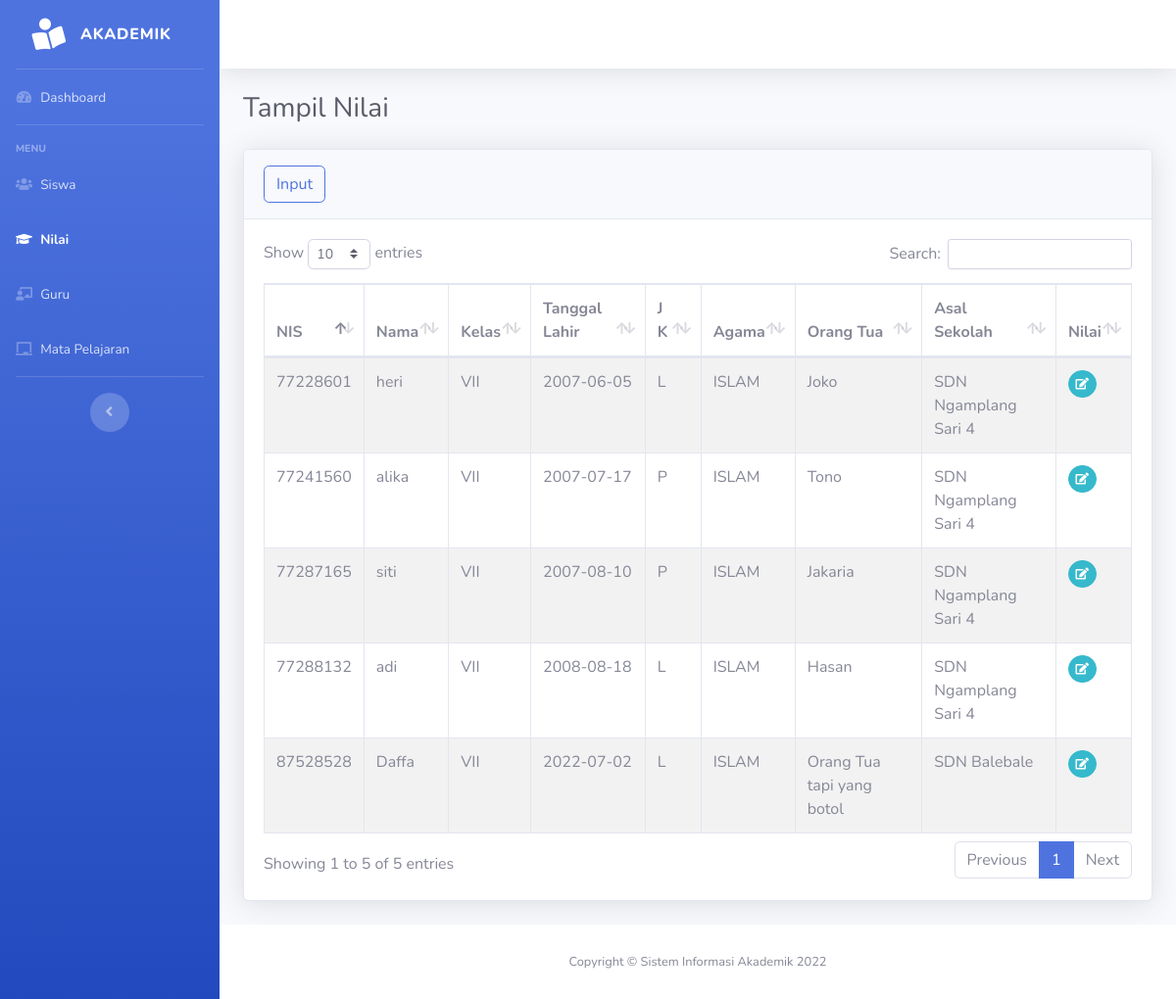
Page /nilai/nilai.php on the committed database.
### tables this page shows
CREATE TABLE `siswa` (
  `nis` varchar(8) NOT NULL,
  `nama` varchar(30) NOT NULL,
  `alamat` varchar(30) DEFAULT NULL,
  `kelas` enum('VII','VIII','IX') NOT NULL,
  `tanggal_lahir` date DEFAULT NULL,
  `jenis_kelamin` enum('L','P') DEFAULT NULL,
  `agama` enum('ISLAM','PROTESTAN','KATHOLIK','HINDU','BUDHA','KONGHUCU','LAINNYA') DEFAULT NULL,
  `orang_tua` varchar(30) DEFAULT NULL,
  `asal_sekolah` varchar(50) NOT NULL
);

### nilai/nilai.php (the view, shortened to what this page needs)
<!DOCTYPE html>
<html lang="en">
<head>
    <link href="../assets/vendor/fontawesome-free/css/all.min.css" rel="stylesheet" type="text/css">
    <link href="../assets/css/sb-admin-2.min.css" rel="stylesheet">
    <link href="../assets/vendor/datatables/dataTables.bootstrap4.min.css" rel="stylesheet">
</head>
<body id="page-top">
    <div id="wrapper">
       <?php include_once("../layout/sidebar.php") ?>
        <div id="content-wrapper" class="d-flex flex-column">
            <div id="content">
            <?php include_once("../layout/topbar.php") ?>
                <div class="container-fluid">
                    <h1 class="h3 mb-4 text-gray-800">Tampil Nilai</h1>
                    <div class="card shadow mb-4">
                        <div class="card-header py-3">
                            <a href="nilai-tambah.php"><button type="button" class="btn btn-outline-primary rounded">Input</button></a>
                        </div>
                        <div class="card-body">
                            <?php
                            $db=dbConnect();
                            if($db->connect_errno==0){
                            $sql="SELECT * FROM siswa";
                            $res=$db->query($sql);
                            if($res){
                            ?>
                            <div class="table-responsive">
                                <table class="table table-bordered table-striped" id="dataTable" width="100%" cellspacing="0">
                                    <thead>
                                        <tr>
                                            <th>NIS</th>
                                            <th>Nama</th>
                                            <th>Kelas</th>
                                            <th>Tanggal Lahir</th>
                                            <th>J K </th>
                                            <th>Agama</th>
                                            <th>Orang Tua</th>
                                            <th>Asal Sekolah</th>
                                            <th>Nilai</th>
                                        </tr>
                                    </thead>
                                    <tbody>
                                        <?php
                                        $data = $res->fetch_all(MYSQLI_ASSOC);
                                        foreach($data as $row){
                                        ?>
                                        <tr>
                                            <td><?= $row['nis']; ?></td>
                                            <td><?= $row['nama']; ?></td>
                                            <td><?= $row['kelas']; ?></td>
                                            <td><?= $row['tanggal_lahir'];?></td>
                                            <td><?= $row['jenis_kelamin']; ?></td>
                                            <td><?= $row['agama']; ?></td>
                                            <td><?= $row['orang_tua']; ?></td>
                                            <td><?= $row['asal_sekolah'] ?></td>
                                            <td>
                                                 <a href="tampil-nilai.php?nis=<?= $row['nis']?>" class="btn btn-info btn-circle btn-sm">
                                                <i class="fas fa-edit"></i>
                                                </a>
                                            </td>
                                        </tr>
                                            <?php
                                    }
                                    ?>
                                    </tbody>
                                </table>
                                	<?php
	}else
		echo "Gagal Eksekusi SQL".(DEVELOPMENT?" : ".$db->error:"")."<br>";
}
else
	echo "Gagal koneksi".(DEVELOPMENT?" : ".$db->connect_error:"")."<br>";
?>
                            </div>
                        </div>
                </div>
            </div>
            <?php include_once("../layout/footer.php") ?>
        </div>
    </div>
</body>
</html>

### rows in the picture
siswa: nis "77228601", nama "heri", kelas "VII", tanggal_lahir "2007-06-05", jenis_kelamin "L", agama "ISLAM", orang_tua "Joko", asal_sekolah "SDN Ngamplang Sari 4"
siswa: nis "77241560", nama "alika", kelas "VII", tanggal_lahir "2007-07-17", jenis_kelamin "P", agama "ISLAM", orang_tua "Tono", asal_sekolah "SDN Ngamplang Sari 4"
siswa: nis "77287165", nama "siti", kelas "VII", tanggal_lahir "2007-08-10", jenis_kelamin "P", agama "ISLAM", orang_tua "Jakaria", asal_sekolah "SDN Ngamplang Sari 4"
siswa: nis "77288132", nama "adi", kelas "VII", tanggal_lahir "2008-08-18", jenis_kelamin "L", agama "ISLAM", orang_tua "Hasan", asal_sekolah "SDN Ngamplang Sari 4"
siswa: nis "87528528", nama "Daffa", kelas "VII", tanggal_lahir "2022-07-02", jenis_kelamin "L", agama "ISLAM", orang_tua "Orang Tua tapi yang botol", asal_sekolah "SDN Balebale"
